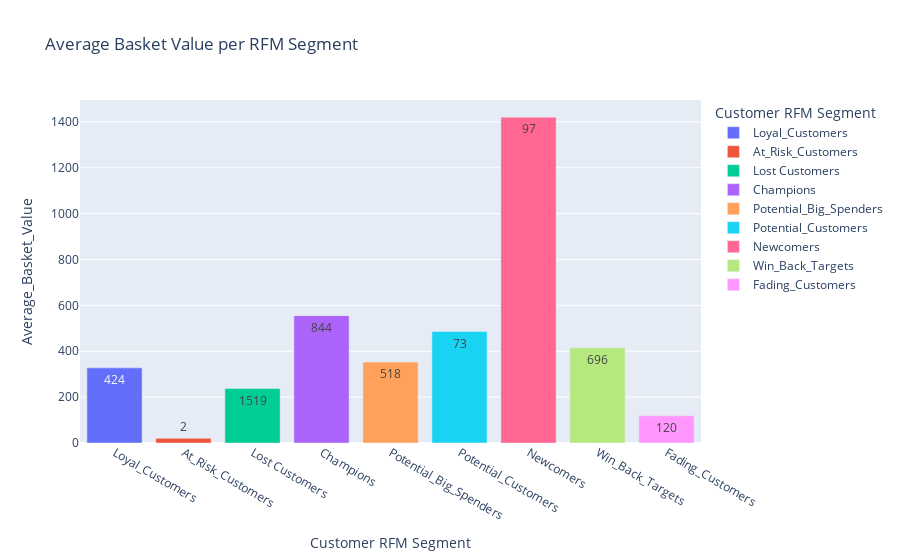

Notebook source saved alongside this figure:
### Code cell
# Frequency to Monetary Ratio per segment
fig3 = px.bar(
    rfm_summary,
    x="RFM_Segment",
    y="Average_Basket_Value",
    color="RFM_Segment",
    title="Average Basket Value per RFM Segment",
    labels={
        "Average_Basket_Value": "Average_Basket_Value",
        "RFM_Segment": "Customer RFM Segment",
    },
    text="Count",
)
fig3.show()

### Figure 1 — Plotly figure (JSON) as saved in the notebook; plotly's stock layout.template omitted (floating-point values rounded to 4 significant figures)
{"data": [{"hovertemplate": "Customer RFM Segment=%{x}<br>Average_Basket_Value=%{y}<br>Count=%{text}<extra></extra>", "legendgroup": "Loyal_Customers", "marker": {"color": "#636efa", "pattern": {"shape": ""}}, "name": "Loyal_Customers", "orientation": "v", "showlegend": true, "text": [424.0], "textposition": "auto", "type": "bar", "x": ["Loyal_Customers"], "xaxis": "x", "y": [327.6], "yaxis": "y"}, {"hovertemplate": "Customer RFM Segment=%{x}<br>Average_Basket_Value=%{y}<br>Count=%{text}<extra></extra>", "legendgroup": "At_Risk_Customers", "marker": {"color": "#EF553B", "pattern": {"shape": ""}}, "name": "At_Risk_Customers", "orientation": "v", "showlegend": true, "text": [2.0], "textposition": "auto", "type": "bar", "x": ["At_Risk_Customers"], "xaxis": "x", "y": [20.86], "yaxis": "y"}, {"hovertemplate": "Customer RFM Segment=%{x}<br>Average_Basket_Value=%{y}<br>Count=%{text}<extra></extra>", "legendgroup": "Lost Customers", "marker": {"color": "#00cc96", "pattern": {"shape": ""}}, "name": "Lost Customers", "orientation": "v", "showlegend": true, "text": [1519.0], "textposition": "auto", "type": "bar", "x": ["Lost Customers"], "xaxis": "x", "y": [237.3], "yaxis": "y"}, {"hovertemplate": "Customer RFM Segment=%{x}<br>Average_Basket_Value=%{y}<br>Count=%{text}<extra></extra>", "legendgroup": "Champions", "marker": {"color": "#ab63fa", "pattern": {"shape": ""}}, "name": "Champions", "orientation": "v", "showlegend": true, "text": [844.0], "textposition": "auto", "type": "bar", "x": ["Champions"], "xaxis": "x", "y": [555.4], "yaxis": "y"}, {"hovertemplate": "Customer RFM Segment=%{x}<br>Average_Basket_Value=%{y}<br>Count=%{text}<extra></extra>", "legendgroup": "Potential_Big_Spenders", "marker": {"color": "#FFA15A", "pattern": {"shape": ""}}, "name": "Potential_Big_Spenders", "orientation": "v", "showlegend": true, "text": [518.0], "textposition": "auto", "type": "bar", "x": ["Potential_Big_Spenders"], "xaxis": "x", "y": [352.8], "yaxis": "y"}, {"hovertemplate": "Customer RFM Segment=%{x}<br>Average_Basket_Value=%{y}<br>Count=%{text}<extra></extra>", "legendgroup": "Potential_Customers", "marker": {"color": "#19d3f3", "pattern": {"shape": ""}}, "name": "Potential_Customers", "orientation": "v", "showlegend": true, "text": [73.0], "textposition": "auto", "type": "bar", "x": ["Potential_Customers"], "xaxis": "x", "y": [486.0], "yaxis": "y"}, {"hovertemplate": "Customer RFM Segment=%{x}<br>Average_Basket_Value=%{y}<br>Count=%{text}<extra></extra>", "legendgroup": "Newcomers", "marker": {"color": "#FF6692", "pattern": {"shape": ""}}, "name": "Newcomers", "orientation": "v", "showlegend": true, "text": [97.0], "textposition": "auto", "type": "bar", "x": ["Newcomers"], "xaxis": "x", "y": [1421.0], "yaxis": "y"}, {"hovertemplate": "Customer RFM Segment=%{x}<br>Average_Basket_Value=%{y}<br>Count=%{text}<extra></extra>", "legendgroup": "Win_Back_Targets", "marker": {"color": "#B6E880", "pattern": {"shape": ""}}, "name": "Win_Back_Targets", "orientation": "v", "showlegend": true, "text": [696.0], "textposition": "auto", "type": "bar", "x": ["Win_Back_Targets"], "xaxis": "x", "y": [414.9], "yaxis": "y"}, {"hovertemplate": "Customer RFM Segment=%{x}<br>Average_Basket_Value=%{y}<br>Count=%{text}<extra></extra>", "legendgroup": "Fading_Customers", "marker": {"color": "#FF97FF", "pattern": {"shape": ""}}, "name": "Fading_Customers", "orientation": "v", "showlegend": true, "text": [120.0], "textposition": "auto", "type": "bar", "x": ["Fading_Customers"], "xaxis": "x", "y": [118.8], "yaxis": "y"}], "layout": {"barmode": "relative", "legend": {"title": {"text": "Customer RFM Segment"}, "tracegroupgap": 0}, "title": {"text": "Average Basket Value per RFM Segment"}, "xaxis": {"anchor": "y", "categoryarray": ["Loyal_Customers", "At_Risk_Customers", "Lost Customers", "Champions", "Potential_Big_Spenders", "Potential_Customers", "Newcomers", "Win_Back_Targets", "Fading_Customers"], "categoryorder": "array", "domain": [0, 1], "title": {"text": "Customer RFM Segment"}}, "yaxis": {"anchor": "x", "domain": [0, 1], "title": {"text": "Average_Basket_Value"}}}}
